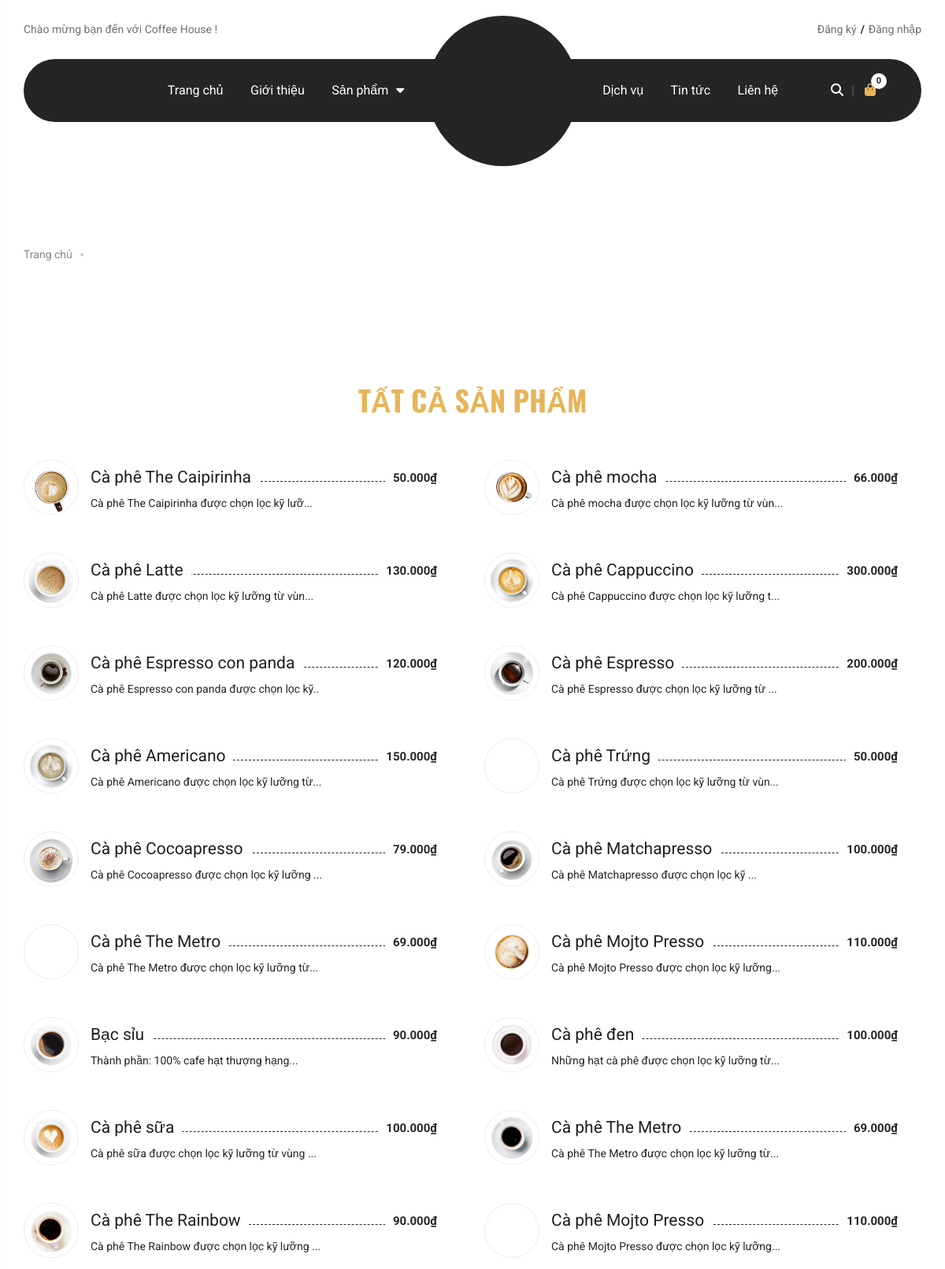
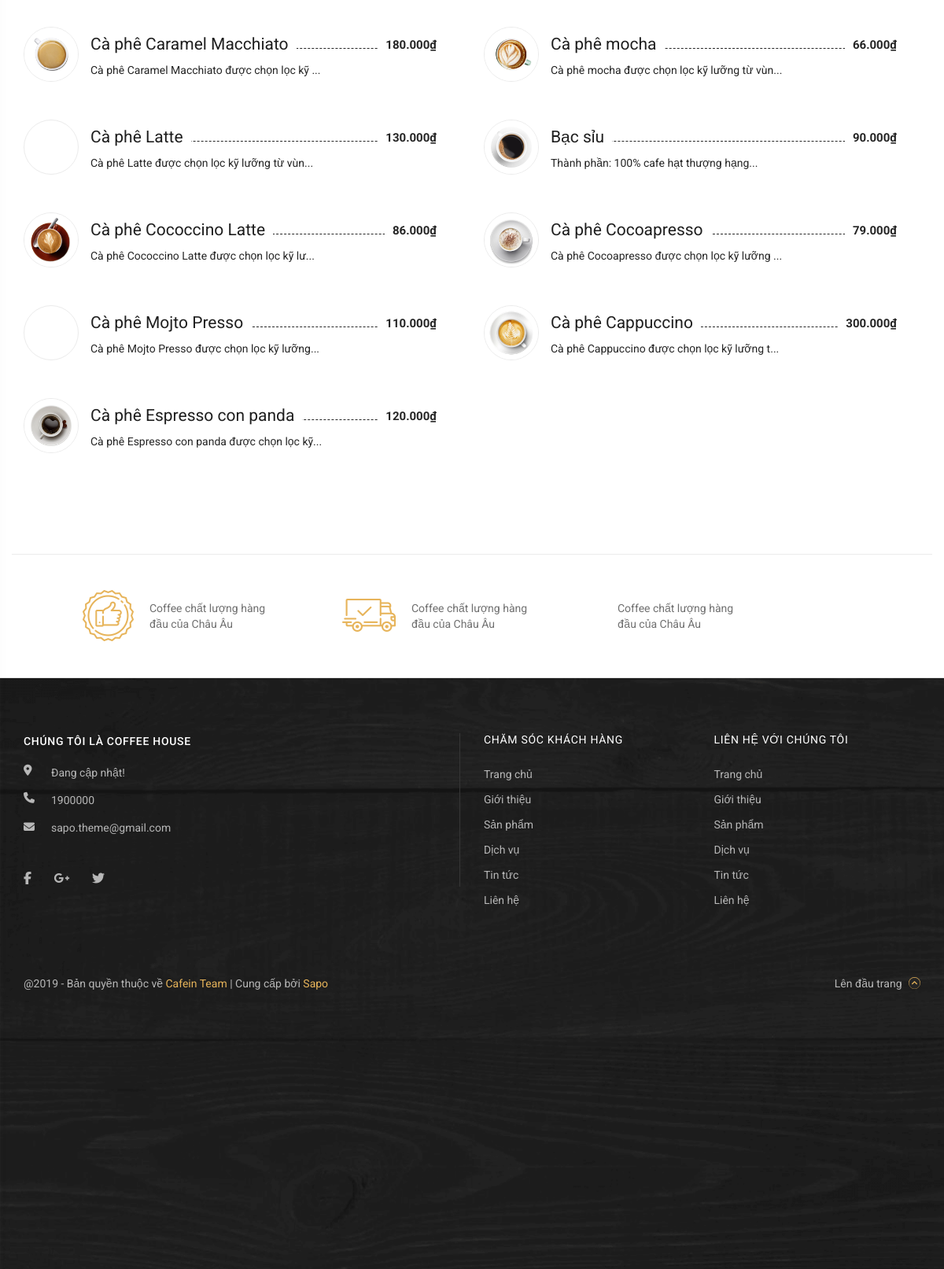
The page /product.php on the database its author committed (2 pictures, top to bottom).
### tables this page shows
CREATE TABLE `tbl_sanpham` (
  `id_sanpham` int(11) NOT NULL,
  `masp` varchar(11) NOT NULL,
  `tensp` varchar(250) NOT NULL,
  `giasp` double NOT NULL,
  `hinhanh` varchar(254) NOT NULL,
  `noidung` varchar(255) NOT NULL,
  `id_danhmuc` int(11) NOT NULL
);

### pagination/product/allProduct.php (the view)
<?php
    $sql_lietke_sp = "SELECT * FROM tbl_danhmuc, tbl_sanpham WHERE tbl_sanpham.id_danhmuc=tbl_danhmuc.id_danhmuc ORDER BY tbl_sanpham.id_sanpham ASC";
    $query_lietke_sp = mysqli_query($mysqli, $sql_lietke_sp);
?>
<div class="menu menu-page-product">
    <div class="grid wide col">
        <div class="menu-title">
            <div class="row">
                <div class="menu-heading">
                    <h2 class="menu-large-title">
                        tất cả sản phẩm
                    </h2>
                </div>
            </div>
        </div>
        <div class="menu-coffee">
            <div class="menu-coffee_content">
                <div id="content-tabb1" class="menu-coffee_tab" style="display: block;">
                    <div class="row">
                        <?php
                        while($row = mysqli_fetch_array($query_lietke_sp)) {
                        ?>
                        <div class="col l-6 m-6 c-12">
                            <div class="menu-coffee_tab-box">
                                <div class="menu-coffee_tab-img">
                                    <div class="menu-coffee_tab-img_box">
                                        <a href="demo.php?quanly=sanpham&id=<?php echo $row['id_sanpham'] ?>" class="menu-coffee_tab-img_link">
                                            <img src="admin/modules/quanlysp/uploads/<?php echo $row['hinhanh'] ?>" alt="">
                                        </a>
                                    </div>
                                </div>
                                <div class="menu-coffee_tab-info">
                                        <div class="menu-coffee_tab-info_name">
                                            <h3 class="menu-coffee_tab-info_name-h3">
                                                <a href="demo.php?quanly=sanpham&id=<?php echo $row['id_sanpham'] ?>" title="Cà phê Trứng" class="menu-coffee_tab-info_name-link">
                                                    <span><?php echo $row['tensp'] ?></span>
                                                </a>
                                            </h3>
                                        </div>
                                        <div class="menu-coffee_tab-info_money">
                                            <span><?php echo number_format($row['giasp'], 0, ',', '.').'₫' ?></span>
                                        </div>
                                        <div class="menu-coffee_tab-info_text">
                                        <?php echo $row['noidung'] ?>
                                        </div>
                                </div>
                            </div>
                        </div>
                        <?php
                        }
                        ?>
                    </div>
                </div>
            </div>
        </div>
    </div>
</div>

### rows shown on the page
tbl_sanpham: hinhanh (picture), tensp "Cà phê The Caipirinha", giasp "50.000", noidung "Cà phê The Caipirinha được chọn lọc kỹ lưỡ..."
tbl_sanpham: hinhanh (picture), tensp "Cà phê mocha", giasp "66.000", noidung "Cà phê mocha được chọn lọc kỹ lưỡng từ vùn..."
tbl_sanpham: hinhanh (picture), tensp "Cà phê Latte", giasp "130.000", noidung "Cà phê Latte được chọn lọc kỹ lưỡng từ vùn..."
tbl_sanpham: hinhanh (picture), tensp "Cà phê Cappuccino", giasp "300.000", noidung "Cà phê Cappuccino được chọn lọc kỹ lưỡng t..."
tbl_sanpham: hinhanh (picture), tensp "Cà phê Espresso con panda", giasp "120.000", noidung "Cà phê Espresso con panda được chọn lọc kỹ.."
tbl_sanpham: hinhanh (picture), tensp "Cà phê Espresso", giasp "200.000", noidung "Cà phê Espresso được chọn lọc kỹ lưỡng từ ..."
tbl_sanpham: hinhanh (picture), tensp "Cà phê Americano", giasp "150.000", noidung "Cà phê Americano được chọn lọc kỹ lưỡng từ..."
tbl_sanpham: tensp "Cà phê Trứng", giasp "50.000", noidung "Cà phê Trứng được chọn lọc kỹ lưỡng từ vùn..."
tbl_sanpham: hinhanh (picture), tensp "Cà phê Cocoapresso", giasp "79.000", noidung "Cà phê Cocoapresso được chọn lọc kỹ lưỡng ..."
tbl_sanpham: hinhanh (picture), tensp "Cà phê Matchapresso", giasp "100.000", noidung "Cà phê Matchapresso được chọn lọc kỹ ..."
tbl_sanpham: tensp "Cà phê The Metro", giasp "69.000", noidung "Cà phê The Metro được chọn lọc kỹ lưỡng từ..."
tbl_sanpham: hinhanh (picture), tensp "Cà phê Mojto Presso", giasp "110.000", noidung "Cà phê Mojto Presso được chọn lọc kỹ lưỡng..."
tbl_sanpham: hinhanh (picture), tensp "Bạc sỉu", giasp "90.000", noidung "Thành phần: 100% cafe hạt thượng hạng..."
tbl_sanpham: hinhanh (picture), tensp "Cà phê đen", giasp "100.000", noidung "Những hạt cà phê được chọn lọc kỹ lưỡng từ..."
tbl_sanpham: hinhanh (picture), tensp "Cà phê sữa", giasp "100.000", noidung "Cà phê sữa được chọn lọc kỹ lưỡng từ vùng ..."
tbl_sanpham: hinhanh (picture), tensp "Cà phê The Metro", giasp "69.000", noidung "Cà phê The Metro được chọn lọc kỹ lưỡng từ..."
tbl_sanpham: hinhanh (picture), tensp "Cà phê The Rainbow", giasp "90.000", noidung "Cà phê The Rainbow được chọn lọc kỹ lưỡng ..."
tbl_sanpham: tensp "Cà phê Mojto Presso", giasp "110.000", noidung "Cà phê Mojto Presso được chọn lọc kỹ lưỡng..."
tbl_sanpham: hinhanh (picture), tensp "Cà phê Caramel Macchiato", giasp "180.000", noidung "Cà phê Caramel Macchiato được chọn lọc kỹ ..."
tbl_sanpham: hinhanh (picture), tensp "Cà phê mocha", giasp "66.000", noidung "Cà phê mocha được chọn lọc kỹ lưỡng từ vùn..."
tbl_sanpham: tensp "Cà phê Latte", giasp "130.000", noidung "Cà phê Latte được chọn lọc kỹ lưỡng từ vùn..."
tbl_sanpham: hinhanh (picture), tensp "Bạc sỉu", giasp "90.000", noidung "Thành phần: 100% cafe hạt thượng hạng..."
tbl_sanpham: hinhanh (picture), tensp "Cà phê Cococcino Latte", giasp "86.000", noidung "Cà phê Cococcino Latte được chọn lọc kỹ lư..."
tbl_sanpham: hinhanh (picture), tensp "Cà phê Cocoapresso", giasp "79.000", noidung "Cà phê Cocoapresso được chọn lọc kỹ lưỡng ..."
tbl_sanpham: tensp "Cà phê Mojto Presso", giasp "110.000", noidung "Cà phê Mojto Presso được chọn lọc kỹ lưỡng..."
tbl_sanpham: hinhanh (picture), tensp "Cà phê Cappuccino", giasp "300.000", noidung "Cà phê Cappuccino được chọn lọc kỹ lưỡng t..."
tbl_sanpham: hinhanh (picture), tensp "Cà phê Espresso con panda", giasp "120.000", noidung "Cà phê Espresso con panda được chọn lọc kỹ..."
